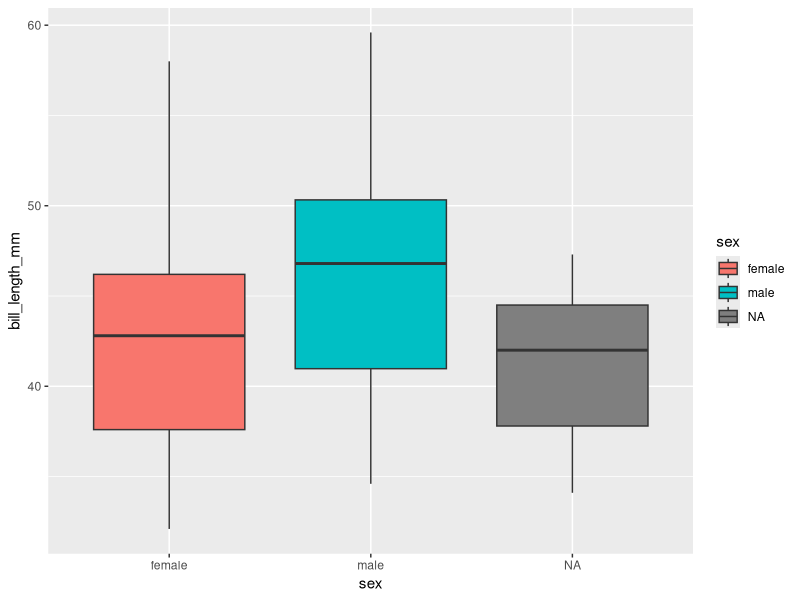
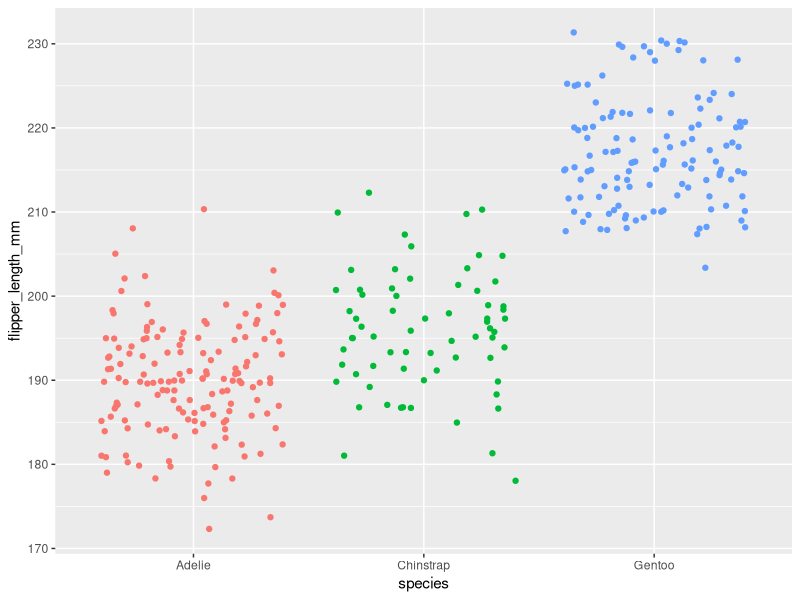
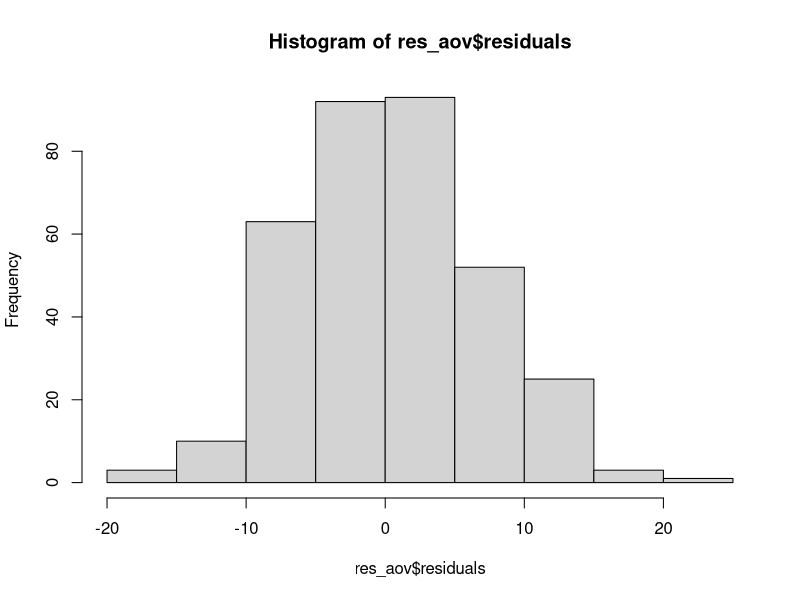
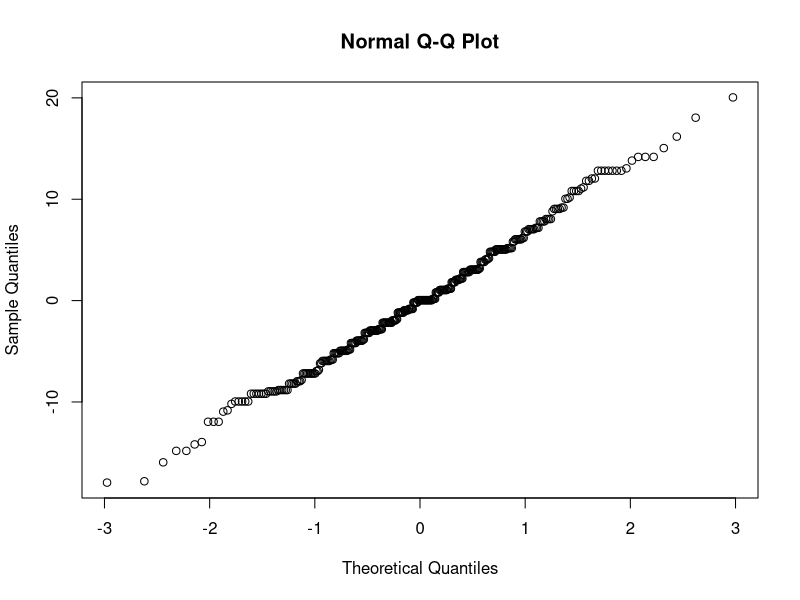
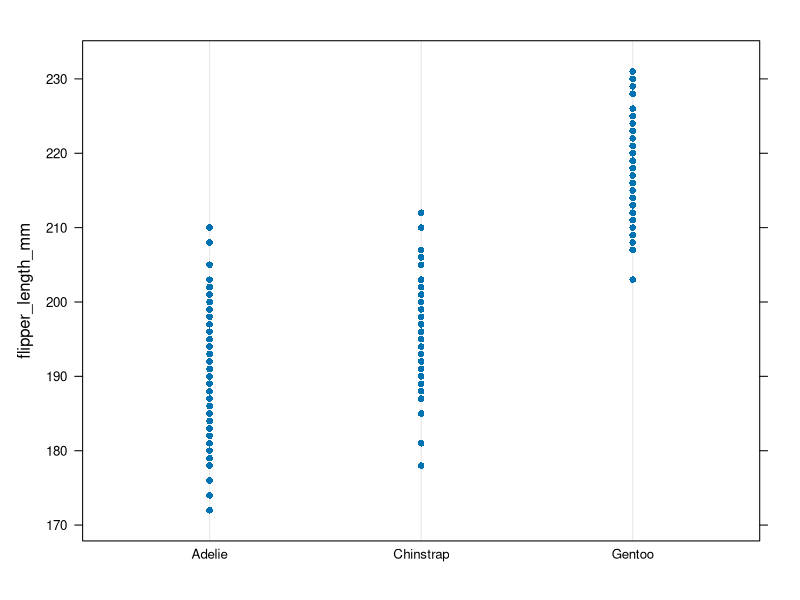
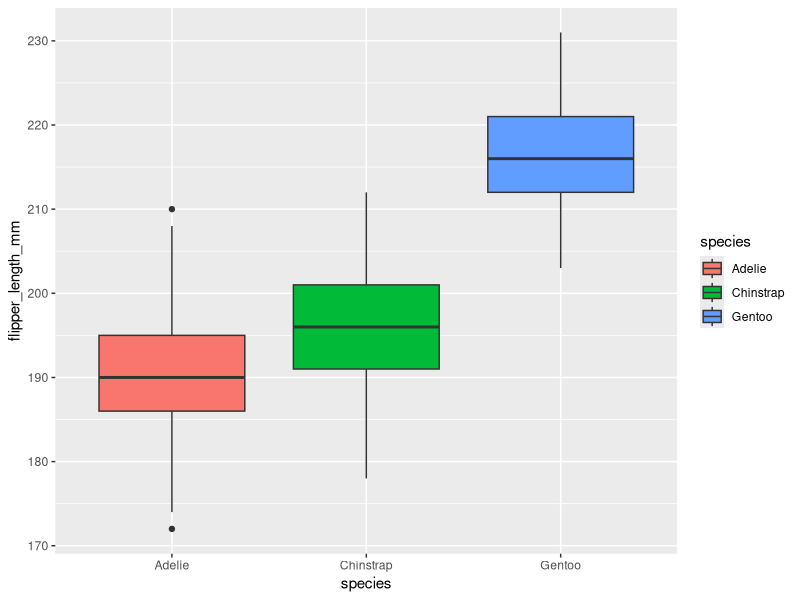
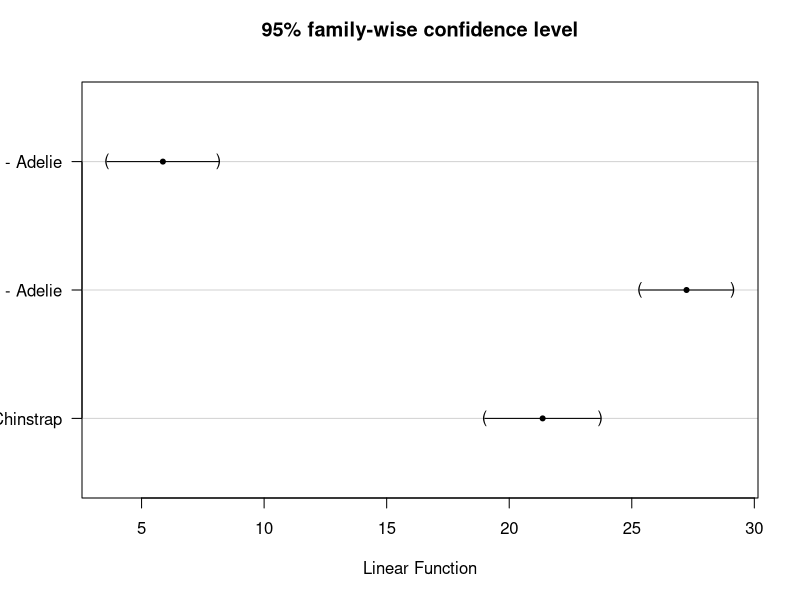
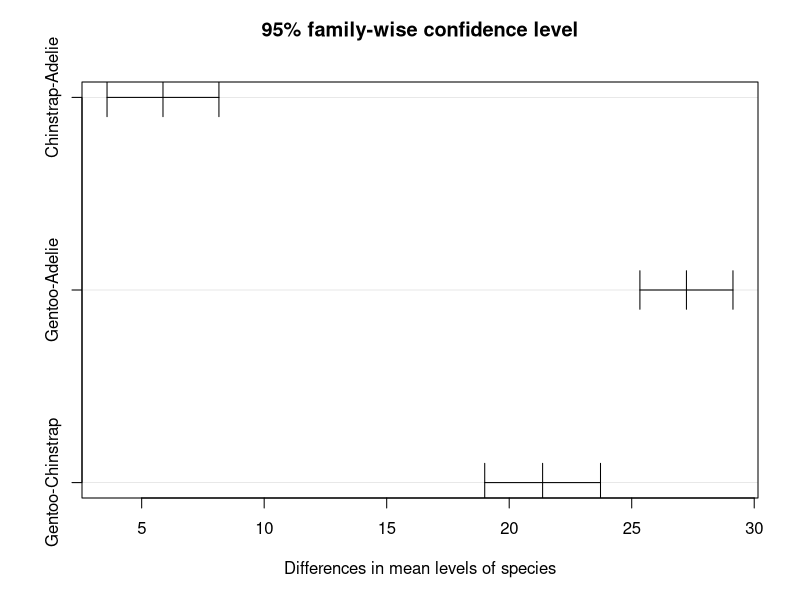

These figures' R source, in order:
# ANOVA

# Import Dataset

install.packages("palmerpenguins")
library(palmerpenguins)

df <- penguins
colnames(df)

# Finding unique values

unique(df$species)
unique(df$island)

# t-test
t.test(df$bill_length_mm ~ df$sex)

library(tidyverse)

ggplot(df, aes(sex, bill_length_mm, fill=sex)) + geom_boxplot()

data <- df %>%
  select(species, flipper_length_mm) %>%
  drop_na()

# Summary
summary(data)

data %>%
  group_by(species) %>%
  summarise(mean(flipper_length_mm))

ggplot(data) +
  aes(species, flipper_length_mm, col=species) +
  geom_jitter() + theme(legend.position = "none")

# Normal distribution

data %>%
  group_by(species) %>%
  summarise(shapiro_pvalue = shapiro.test(flipper_length_mm) $ p.value)

s_w <- shapiro.test(data$flipper_length_mm)
summary(s_w)

# Anova

# Normal
res_aov <- aov(flipper_length_mm ~ species, data = data)
summary(res_aov)

hist(res_aov$residuals)
qqnorm(res_aov$residuals)

shapiro.test(res_aov$residuals)

# Homogeneous

install.packages("car")
library(car)

leveneTest(flipper_length_mm ~ species,data = data)

install.packages("lattice")
library(lattice)

dotplot(flipper_length_mm ~ species, data = data)

ggplot(data) +
  aes(species, flipper_length_mm, fill = species) +
  geom_boxplot()

# Calculate mean and sd for plots and AOV figures
aggregate(flipper_length_mm ~ species, data = data,
          function(x) round(c(mean = mean(x), sd = sd(x)), 2))

# Another way
df1 <- group_by(data, species) %>%
  summarise(
    mean = mean(flipper_length_mm, na.rm = TRUE),
    sd = sd(flipper_length_mm, na.rm = TRUE))
df1

# ANOVA (aik tariqa)
oneway.test(flipper_length_mm ~ species, data = data, var.equal = TRUE)
oneway.test(flipper_length_mm ~ species, data = data, var.equal = FALSE)

# ANOVA (dosra tariqa)
res_aov <- aov(flipper_length_mm ~ species, data = data)
summary(res_aov)

# PostHOC Test
install.packages("multcomp", dependencies = TRUE)
library(multcomp)

# TukeyHSD
res_aov <- aov(flipper_length_mm ~ species, data = data)
summary(res_aov)
post_test <- glht(res_aov,
                  linfct = mcp(species = "Tukey"))
summary(post_test)

plot(post_test)

plot(TukeyHSD(res_aov))

# Dunnet test
res_aov <- aov(flipper_length_mm ~ species, data = data)
summary(res_aov)
dun <- glht(res_aov,
                  linfct = mcp(species = "Dunnet"))
summary(dun)

# Tow way ANOVA
install.packages("multcompView")
library(ggthemes)
library(tidyverse)
library(multcompView)

df <- ToothGrowth
df$dose <- as.factor(df$dose)

# Calculate two way ANOVA
anova <-aov(len ~ supp*dose, data = df)
summary(anova)

# Tukey HSD
tukey <- TukeyHSD(anova)
tukey

# Lettering nikalna
letters <- multcompLetters4(anova, tukey)
letters

# Convert them into a dataframe
letters <- data.frame(letters$'supp:dose'$Letters)
letters

# Mean and sd
df_mean <- df %>%
  group_by(supp, dose) %>% 
  summarise(len_mean = mean(len), sd = sd(len)) %>% 
  arrange(desc(len_mean))
df

tibble(df_mean)

# letters
df_mean$letters <- letters$letters..supp.dose..Letters
df_mean

# Plot
p <- ggplot(df_mean) +
  aes(dose, len_mean, group = supp, fill = supp) +
  geom_bar(stat = 'identity', position = position_dodge(0.9)) +
  geom_errorbar(aes(ymin = len_mean-sd, ymax = len_mean+sd), width = 0.1,
                    position = position_dodge(0.9)) +
  geom_text(aes(label = letters, y = len_mean+sd), vjust = -0.4,
            position = position_dodge(0.9)) +
  scale_fill_manual(values = c("blue", "red")) +
  labs(x= "Dose", y="Length (mm)", 
       title = "Tooth Growth Publication Ready Plot",
       fill = "Supplement");p
ggsave("Plot.pdf", p, width = 10, height = 8, units = "in")
